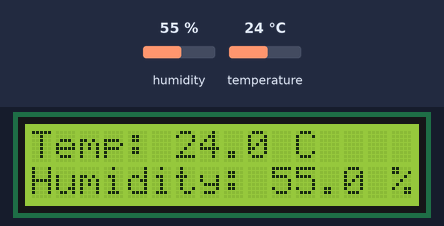
A program run on a simulated Raspberry Pi (BCM pin numbers). Parts: 16×2 character LCD. Inputs (shaded band) come from the test bench; at power-on: humidity 55 %, temperature 24 °C.

Above: at 1.2 s.
1.3 s: humidity set to 22 %
At 11.2 s:
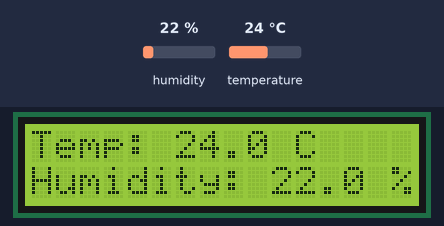
11.8 s: temperature set to 12 °C
At 21.4 s:
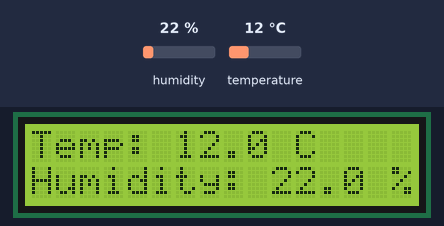
22.0 s: humidity set to 40 %
At 31.5 s:
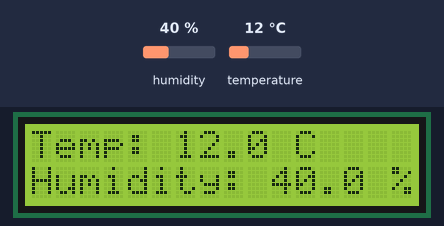
32.2 s: temperature set to 19 °C
At 41.5 s:
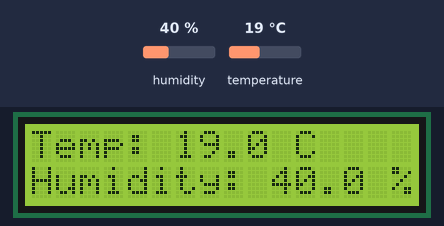
Timing chart, 0 to 43.0 s (numbered marks = the images above; inputs shaded):
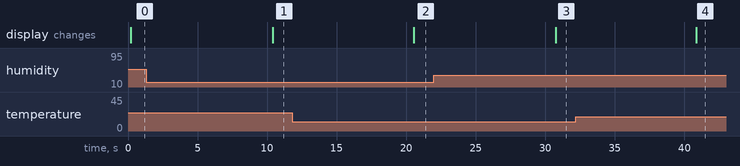

The program:

htmain.py
```python
import dht11 #source: https://pypi.org/project/dht11/
from rpi_lcd import LCD #source https://pypi.org/project/rpi-lcd/
import RPi.GPIO as GPIO
import time

# initialize GPIO
GPIO.setwarnings(False)
GPIO.setmode(GPIO.BCM)
GPIO.cleanup()

device = dht11.DHT11(pin = 4)
lcd = LCD()

try:
    while True:
        result = device.read()
        if result.is_valid():
            temperature = str(result.temperature)
            humidity = str(result.humidity)
            lcd.text("Temp: " + temperature + " C", 1);
            lcd.text("Humidity: " + humidity + " %", 2);
        time.sleep(10)

except KeyboardInterrupt:
    pass

finally:
    GPIO.cleanup()
    lcd.clear()
```

Measured:
- after the input at 1.3 s, the display: changes after 9.1 s (image 1)
- after the input at 11.8 s, the display: changes after 8.7 s (image 2)
- after the input at 22.0 s, the display: changes after 8.8 s (image 3)
- after the input at 32.2 s, the display: changes after 8.7 s (image 4)
